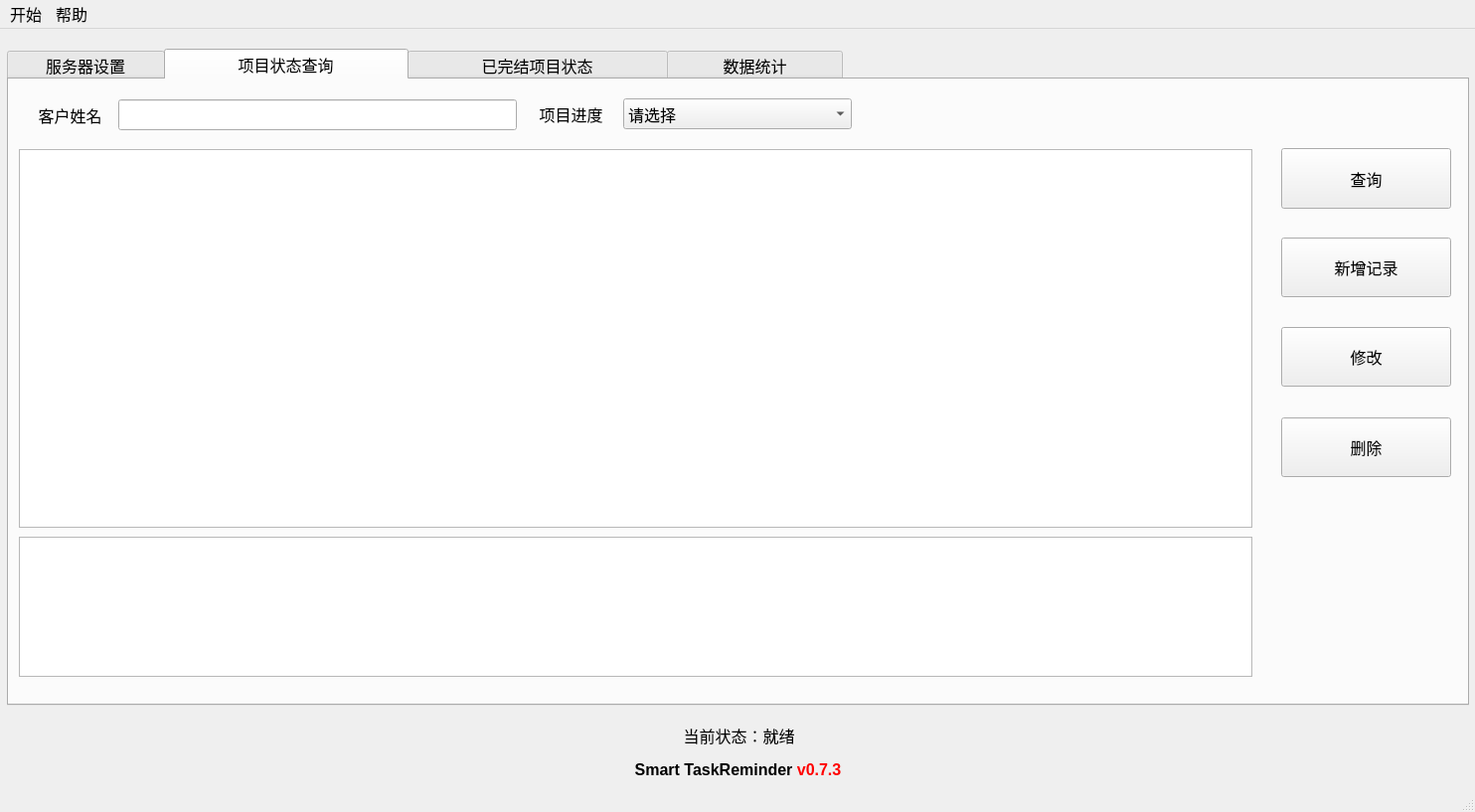
<?xml version="1.0" encoding="UTF-8"?>
<ui version="4.0">
 <class>MainWindow</class>
 <widget class="QMainWindow" name="MainWindow">
  <property name="windowModality">
   <enum>Qt::WindowModal</enum>
  </property>
  <property name="enabled">
   <bool>true</bool>
  </property>
  <property name="geometry">
   <rect>
    <x>0</x>
    <y>0</y>
    <width>1484</width>
    <height>817</height>
   </rect>
  </property>
  <property name="sizePolicy">
   <sizepolicy hsizetype="Preferred" vsizetype="Preferred">
    <horstretch>0</horstretch>
    <verstretch>0</verstretch>
   </sizepolicy>
  </property>
  <property name="minimumSize">
   <size>
    <width>1484</width>
    <height>817</height>
   </size>
  </property>
  <property name="maximumSize">
   <size>
    <width>1484</width>
    <height>817</height>
   </size>
  </property>
  <property name="font">
   <font>
    <pointsize>12</pointsize>
   </font>
  </property>
  <property name="windowTitle">
   <string>智能任务提醒</string>
  </property>
  <property name="windowIcon">
   <iconset>
    <normaloff>hnnd.ico</normaloff>hnnd.ico</iconset>
  </property>
  <widget class="QWidget" name="centralwidget">
   <widget class="QTabWidget" name="tabWidget">
    <property name="geometry">
     <rect>
      <x>7</x>
      <y>20</y>
      <width>1471</width>
      <height>661</height>
     </rect>
    </property>
    <property name="sizeIncrement">
     <size>
      <width>0</width>
      <height>0</height>
     </size>
    </property>
    <property name="baseSize">
     <size>
      <width>0</width>
      <height>0</height>
     </size>
    </property>
    <property name="font">
     <font>
      <pointsize>12</pointsize>
      <italic>false</italic>
      <bold>false</bold>
     </font>
    </property>
    <property name="styleSheet">
     <string notr="true">font: 12pt &quot;Microsoft YaHei UI&quot;;</string>
    </property>
    <property name="currentIndex">
     <number>1</number>
    </property>
    <widget class="QWidget" name="tab_0">
     <attribute name="title">
      <string>      服务器设置      </string>
     </attribute>
     <widget class="QWidget" name="layoutWidget">
      <property name="geometry">
       <rect>
        <x>130</x>
        <y>80</y>
        <width>511</width>
        <height>251</height>
       </rect>
      </property>
      <layout class="QGridLayout" name="gridLayout">
       <item row="0" column="0">
        <widget class="QLabel" name="serveraddress">
         <property name="text">
          <string>服务器地址</string>
         </property>
         <property name="alignment">
          <set>Qt::AlignCenter</set>
         </property>
        </widget>
       </item>
       <item row="0" column="1">
        <widget class="QLineEdit" name="uip_ip"/>
       </item>
       <item row="1" column="0">
        <widget class="QLabel" name="serverport">
         <property name="text">
          <string>端口号码</string>
         </property>
         <property name="alignment">
          <set>Qt::AlignCenter</set>
         </property>
        </widget>
       </item>
       <item row="1" column="1">
        <widget class="QLineEdit" name="uip_port"/>
       </item>
       <item row="2" column="0">
        <widget class="QLabel" name="databasename">
         <property name="text">
          <string>数据库名称</string>
         </property>
         <property name="alignment">
          <set>Qt::AlignCenter</set>
         </property>
        </widget>
       </item>
       <item row="2" column="1">
        <widget class="QLineEdit" name="uip_dbname"/>
       </item>
       <item row="3" column="0">
        <widget class="QLabel" name="account">
         <property name="text">
          <string>MySQL USER</string>
         </property>
         <property name="alignment">
          <set>Qt::AlignCenter</set>
         </property>
        </widget>
       </item>
       <item row="3" column="1">
        <widget class="QLineEdit" name="uip_dbacc"/>
       </item>
       <item row="4" column="0">
        <widget class="QLabel" name="password">
         <property name="text">
          <string>MySQL PW</string>
         </property>
         <property name="alignment">
          <set>Qt::AlignCenter</set>
         </property>
        </widget>
       </item>
       <item row="4" column="1">
        <widget class="QLineEdit" name="uip_pw"/>
       </item>
      </layout>
     </widget>
    </widget>
    <widget class="QWidget" name="tab_1">
     <attribute name="title">
      <string>              项目状态查询              </string>
     </attribute>
     <widget class="QTableView" name="tableView_1">
      <property name="geometry">
       <rect>
        <x>10</x>
        <y>70</y>
        <width>1241</width>
        <height>381</height>
       </rect>
      </property>
      <property name="font">
       <font>
        <pointsize>12</pointsize>
        <italic>false</italic>
        <bold>false</bold>
       </font>
      </property>
      <property name="editTriggers">
       <set>QAbstractItemView::SelectedClicked</set>
      </property>
     </widget>
     <widget class="QPushButton" name="sl_querybtn">
      <property name="geometry">
       <rect>
        <x>1280</x>
        <y>69</y>
        <width>171</width>
        <height>61</height>
       </rect>
      </property>
      <property name="font">
       <font>
        <pointsize>12</pointsize>
        <italic>false</italic>
        <bold>false</bold>
       </font>
      </property>
      <property name="text">
       <string>查询</string>
      </property>
      <property name="checkable">
       <bool>false</bool>
      </property>
     </widget>
     <widget class="QPushButton" name="sl_querybtn_2">
      <property name="geometry">
       <rect>
        <x>1280</x>
        <y>159</y>
        <width>171</width>
        <height>60</height>
       </rect>
      </property>
      <property name="font">
       <font>
        <pointsize>12</pointsize>
        <italic>false</italic>
        <bold>false</bold>
       </font>
      </property>
      <property name="text">
       <string>新增记录</string>
      </property>
      <property name="checkable">
       <bool>false</bool>
      </property>
     </widget>
     <widget class="QPushButton" name="sl_querybtn_3">
      <property name="geometry">
       <rect>
        <x>1280</x>
        <y>249</y>
        <width>171</width>
        <height>60</height>
       </rect>
      </property>
      <property name="font">
       <font>
        <pointsize>12</pointsize>
        <italic>false</italic>
        <bold>false</bold>
       </font>
      </property>
      <property name="text">
       <string>修改</string>
      </property>
      <property name="checkable">
       <bool>false</bool>
      </property>
     </widget>
     <widget class="QPushButton" name="sl_querybtn_4">
      <property name="geometry">
       <rect>
        <x>1280</x>
        <y>340</y>
        <width>171</width>
        <height>60</height>
       </rect>
      </property>
      <property name="font">
       <font>
        <pointsize>12</pointsize>
        <italic>false</italic>
        <bold>false</bold>
       </font>
      </property>
      <property name="text">
       <string>删除</string>
      </property>
      <property name="checkable">
       <bool>false</bool>
      </property>
     </widget>
     <widget class="QLabel" name="filter_cname">
      <property name="geometry">
       <rect>
        <x>16</x>
        <y>20</y>
        <width>91</width>
        <height>31</height>
       </rect>
      </property>
      <property name="text">
       <string>客户姓名</string>
      </property>
      <property name="alignment">
       <set>Qt::AlignCenter</set>
      </property>
      <property name="openExternalLinks">
       <bool>false</bool>
      </property>
      <property name="textInteractionFlags">
       <set>Qt::LinksAccessibleByMouse</set>
      </property>
     </widget>
     <widget class="QLineEdit" name="cname">
      <property name="geometry">
       <rect>
        <x>110</x>
        <y>20</y>
        <width>401</width>
        <height>31</height>
       </rect>
      </property>
     </widget>
     <widget class="QTextEdit" name="ncuinfo">
      <property name="geometry">
       <rect>
        <x>10</x>
        <y>460</y>
        <width>1241</width>
        <height>141</height>
       </rect>
      </property>
      <property name="undoRedoEnabled">
       <bool>false</bool>
      </property>
      <property name="textInteractionFlags">
       <set>Qt::TextSelectableByKeyboard|Qt::TextSelectableByMouse</set>
      </property>
     </widget>
     <widget class="QLabel" name="filter_cname_3">
      <property name="geometry">
       <rect>
        <x>520</x>
        <y>19</y>
        <width>91</width>
        <height>31</height>
       </rect>
      </property>
      <property name="text">
       <string>项目进度</string>
      </property>
      <property name="alignment">
       <set>Qt::AlignCenter</set>
      </property>
     </widget>
     <widget class="QComboBox" name="add_process">
      <property name="geometry">
       <rect>
        <x>618</x>
        <y>19</y>
        <width>230</width>
        <height>31</height>
       </rect>
      </property>
      <item>
       <property name="text">
        <string>请选择</string>
       </property>
      </item>
      <item>
       <property name="text">
        <string>预受理</string>
       </property>
      </item>
      <item>
       <property name="text">
        <string>调查走访</string>
       </property>
      </item>
      <item>
       <property name="text">
        <string>评审流程</string>
       </property>
      </item>
      <item>
       <property name="text">
        <string>合同签订</string>
       </property>
      </item>
      <item>
       <property name="text">
        <string>批复变更</string>
       </property>
      </item>
      <item>
       <property name="text">
        <string>银行信息变更</string>
       </property>
      </item>
      <item>
       <property name="text">
        <string>核保放款</string>
       </property>
      </item>
      <item>
       <property name="text">
        <string>确认放款</string>
       </property>
      </item>
      <item>
       <property name="text">
        <string>循环项目银行信息变更</string>
       </property>
      </item>
      <item>
       <property name="text">
        <string>循环项目核保放款</string>
       </property>
      </item>
      <item>
       <property name="text">
        <string>循环项目确认放款</string>
       </property>
      </item>
      <item>
       <property name="text">
        <string>项目展期</string>
       </property>
      </item>
      <item>
       <property name="text">
        <string>委托代偿</string>
       </property>
      </item>
      <item>
       <property name="text">
        <string>被动代偿</string>
       </property>
      </item>
      <item>
       <property name="text">
        <string>项目还款</string>
       </property>
      </item>
     </widget>
    </widget>
    <widget class="QWidget" name="tab_3">
     <attribute name="title">
      <string>              已完结项目状态              </string>
     </attribute>
     <widget class="QPushButton" name="sl_querybtn_5">
      <property name="geometry">
       <rect>
        <x>1280</x>
        <y>69</y>
        <width>171</width>
        <height>61</height>
       </rect>
      </property>
      <property name="font">
       <font>
        <pointsize>12</pointsize>
        <italic>false</italic>
        <bold>false</bold>
       </font>
      </property>
      <property name="text">
       <string>查询</string>
      </property>
      <property name="checkable">
       <bool>false</bool>
      </property>
     </widget>
     <widget class="QTableView" name="tableView_2">
      <property name="geometry">
       <rect>
        <x>10</x>
        <y>70</y>
        <width>1241</width>
        <height>381</height>
       </rect>
      </property>
      <property name="editTriggers">
       <set>QAbstractItemView::SelectedClicked</set>
      </property>
     </widget>
     <widget class="QLabel" name="filter_cname_2">
      <property name="geometry">
       <rect>
        <x>16</x>
        <y>20</y>
        <width>91</width>
        <height>31</height>
       </rect>
      </property>
      <property name="text">
       <string>客户姓名</string>
      </property>
      <property name="alignment">
       <set>Qt::AlignCenter</set>
      </property>
     </widget>
     <widget class="QLineEdit" name="cname_2">
      <property name="geometry">
       <rect>
        <x>110</x>
        <y>20</y>
        <width>401</width>
        <height>31</height>
       </rect>
      </property>
     </widget>
     <widget class="QPushButton" name="sl_querybtn_7">
      <property name="enabled">
       <bool>true</bool>
      </property>
      <property name="geometry">
       <rect>
        <x>1280</x>
        <y>249</y>
        <width>171</width>
        <height>60</height>
       </rect>
      </property>
      <property name="font">
       <font>
        <pointsize>12</pointsize>
        <italic>false</italic>
        <bold>false</bold>
       </font>
      </property>
      <property name="text">
       <string>修改</string>
      </property>
      <property name="checkable">
       <bool>false</bool>
      </property>
     </widget>
     <widget class="QPushButton" name="sl_querybtn_8">
      <property name="enabled">
       <bool>true</bool>
      </property>
      <property name="geometry">
       <rect>
        <x>1280</x>
        <y>340</y>
        <width>171</width>
        <height>60</height>
       </rect>
      </property>
      <property name="font">
       <font>
        <pointsize>12</pointsize>
        <italic>false</italic>
        <bold>false</bold>
       </font>
      </property>
      <property name="text">
       <string>删除</string>
      </property>
      <property name="checkable">
       <bool>false</bool>
      </property>
     </widget>
     <widget class="QPushButton" name="sl_querybtn_6">
      <property name="enabled">
       <bool>true</bool>
      </property>
      <property name="geometry">
       <rect>
        <x>1280</x>
        <y>159</y>
        <width>171</width>
        <height>60</height>
       </rect>
      </property>
      <property name="font">
       <font>
        <pointsize>12</pointsize>
        <italic>false</italic>
        <bold>false</bold>
       </font>
      </property>
      <property name="text">
       <string>新增记录</string>
      </property>
      <property name="checkable">
       <bool>false</bool>
      </property>
     </widget>
     <widget class="QTextEdit" name="ccuinfo">
      <property name="geometry">
       <rect>
        <x>10</x>
        <y>460</y>
        <width>1241</width>
        <height>141</height>
       </rect>
      </property>
      <property name="undoRedoEnabled">
       <bool>false</bool>
      </property>
      <property name="textInteractionFlags">
       <set>Qt::TextSelectableByKeyboard|Qt::TextSelectableByMouse</set>
      </property>
     </widget>
     <widget class="QLabel" name="filter_cname_4">
      <property name="geometry">
       <rect>
        <x>520</x>
        <y>19</y>
        <width>91</width>
        <height>31</height>
       </rect>
      </property>
      <property name="text">
       <string>项目进度</string>
      </property>
      <property name="alignment">
       <set>Qt::AlignCenter</set>
      </property>
     </widget>
     <widget class="QComboBox" name="add_process_2">
      <property name="geometry">
       <rect>
        <x>618</x>
        <y>19</y>
        <width>230</width>
        <height>31</height>
       </rect>
      </property>
      <item>
       <property name="text">
        <string>请选择</string>
       </property>
      </item>
      <item>
       <property name="text">
        <string>B类资料归档</string>
       </property>
      </item>
      <item>
       <property name="text">
        <string>项目在保</string>
       </property>
      </item>
      <item>
       <property name="text">
        <string>项目解保</string>
       </property>
      </item>
      <item>
       <property name="text">
        <string>项目终结</string>
       </property>
      </item>
     </widget>
    </widget>
    <widget class="QWidget" name="tab_4">
     <attribute name="title">
      <string>          数据统计          </string>
     </attribute>
     <widget class="QTableView" name="tableView_X">
      <property name="geometry">
       <rect>
        <x>90</x>
        <y>150</y>
        <width>1251</width>
        <height>171</height>
       </rect>
      </property>
      <property name="font">
       <font>
        <pointsize>12</pointsize>
        <italic>false</italic>
        <bold>false</bold>
       </font>
      </property>
      <property name="styleSheet">
       <string notr="true">font: 12pt &quot;Microsoft YaHei UI&quot;;</string>
      </property>
      <property name="editTriggers">
       <set>QAbstractItemView::AnyKeyPressed|QAbstractItemView::DoubleClicked|QAbstractItemView::EditKeyPressed|QAbstractItemView::SelectedClicked</set>
      </property>
     </widget>
     <widget class="QLabel" name="label_2">
      <property name="geometry">
       <rect>
        <x>360</x>
        <y>30</y>
        <width>161</width>
        <height>41</height>
       </rect>
      </property>
      <property name="text">
       <string>&lt;html&gt;&lt;head/&gt;&lt;body&gt;&lt;p&gt;&lt;span style=&quot; font-size:14pt; font-weight:700; color:#ff2761;&quot;&gt;在保额合计：&lt;/span&gt;&lt;/p&gt;&lt;/body&gt;&lt;/html&gt;</string>
      </property>
     </widget>
     <widget class="QLabel" name="zbcr">
      <property name="geometry">
       <rect>
        <x>550</x>
        <y>30</y>
        <width>141</width>
        <height>41</height>
       </rect>
      </property>
      <property name="font">
       <font>
        <pointsize>14</pointsize>
        <italic>false</italic>
        <bold>false</bold>
       </font>
      </property>
      <property name="styleSheet">
       <string notr="true">font: 14pt &quot;Microsoft YaHei UI&quot;;</string>
      </property>
      <property name="text">
       <string>— —</string>
      </property>
      <property name="alignment">
       <set>Qt::AlignCenter</set>
      </property>
     </widget>
     <widget class="QLabel" name="zbcc">
      <property name="geometry">
       <rect>
        <x>980</x>
        <y>30</y>
        <width>141</width>
        <height>41</height>
       </rect>
      </property>
      <property name="font">
       <font>
        <pointsize>14</pointsize>
        <italic>false</italic>
        <bold>false</bold>
       </font>
      </property>
      <property name="styleSheet">
       <string notr="true">font: 14pt &quot;Microsoft YaHei UI&quot;;</string>
      </property>
      <property name="text">
       <string>— —</string>
      </property>
      <property name="alignment">
       <set>Qt::AlignCenter</set>
      </property>
     </widget>
     <widget class="QLabel" name="label_4">
      <property name="geometry">
       <rect>
        <x>790</x>
        <y>30</y>
        <width>161</width>
        <height>41</height>
       </rect>
      </property>
      <property name="text">
       <string>&lt;html&gt;&lt;head/&gt;&lt;body&gt;&lt;p&gt;&lt;span style=&quot; font-size:14pt; font-weight:700; color:#63dbff;&quot;&gt;在保客户数：&lt;/span&gt;&lt;/p&gt;&lt;/body&gt;&lt;/html&gt;</string>
      </property>
     </widget>
     <widget class="QLabel" name="label_5">
      <property name="geometry">
       <rect>
        <x>580</x>
        <y>100</y>
        <width>301</width>
        <height>41</height>
       </rect>
      </property>
      <property name="text">
       <string>在保额统计表(分产品)</string>
      </property>
      <property name="alignment">
       <set>Qt::AlignCenter</set>
      </property>
     </widget>
    </widget>
   </widget>
   <widget class="QLabel" name="label">
    <property name="geometry">
     <rect>
      <x>572</x>
      <y>730</y>
      <width>341</width>
      <height>31</height>
     </rect>
    </property>
    <property name="text">
     <string>&lt;html&gt;&lt;head/&gt;&lt;body&gt;&lt;p&gt;&lt;span style=&quot; font-size:12pt; font-weight:700;&quot;&gt;Smart TaskReminder &lt;/span&gt;&lt;span style=&quot; font-size:12pt; font-weight:700; color:#ff0000;&quot;&gt;v0.7.3&lt;/span&gt;&lt;/p&gt;&lt;/body&gt;&lt;/html&gt;</string>
    </property>
    <property name="textFormat">
     <enum>Qt::RichText</enum>
    </property>
    <property name="alignment">
     <set>Qt::AlignCenter</set>
    </property>
   </widget>
   <widget class="QLabel" name="status">
    <property name="geometry">
     <rect>
      <x>473</x>
      <y>690</y>
      <width>541</width>
      <height>41</height>
     </rect>
    </property>
    <property name="font">
     <font>
      <pointsize>12</pointsize>
      <stylestrategy>PreferDefault</stylestrategy>
     </font>
    </property>
    <property name="text">
     <string>当前状态：就绪</string>
    </property>
    <property name="textFormat">
     <enum>Qt::AutoText</enum>
    </property>
    <property name="alignment">
     <set>Qt::AlignCenter</set>
    </property>
   </widget>
  </widget>
  <widget class="QStatusBar" name="statusbar"/>
  <widget class="QMenuBar" name="menubar">
   <property name="geometry">
    <rect>
     <x>0</x>
     <y>0</y>
     <width>1484</width>
     <height>32</height>
    </rect>
   </property>
   <widget class="QMenu" name="menu">
    <property name="title">
     <string>开始</string>
    </property>
    <addaction name="actiond"/>
    <addaction name="actione"/>
   </widget>
   <widget class="QMenu" name="menu_2">
    <property name="title">
     <string>帮助</string>
    </property>
    <addaction name="action"/>
    <addaction name="action_2"/>
   </widget>
   <addaction name="menu"/>
   <addaction name="menu_2"/>
  </widget>
  <action name="actiond">
   <property name="text">
    <string>重新连接服务器</string>
   </property>
   <property name="font">
    <font>
     <pointsize>12</pointsize>
    </font>
   </property>
  </action>
  <action name="actione">
   <property name="text">
    <string>退出</string>
   </property>
   <property name="font">
    <font>
     <pointsize>12</pointsize>
    </font>
   </property>
  </action>
  <action name="action">
   <property name="text">
    <string>关于</string>
   </property>
   <property name="font">
    <font>
     <pointsize>12</pointsize>
    </font>
   </property>
  </action>
  <action name="action_2">
   <property name="text">
    <string>版权信息</string>
   </property>
   <property name="font">
    <font>
     <pointsize>12</pointsize>
    </font>
   </property>
  </action>
 </widget>
 <resources/>
 <connections/>
</ui>
